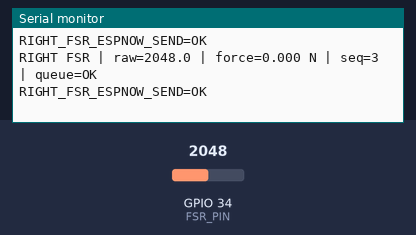
Bench run of a program on a simulated ESP32. Parts: the last lines printed to the serial monitor. The test bench sets the inputs (shaded band); at power-on: GPIO 34 (FSR_PIN) = 2048 (analog values on the 0–4095 scale).

Above: at 6.2 s.
6.3 s: GPIO 34 (FSR_PIN) set to 2866
At 6.93 s:
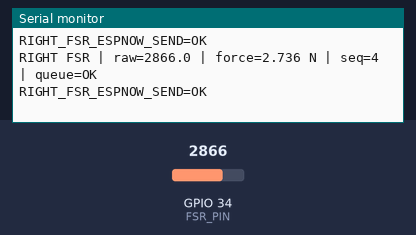
7.8 s: GPIO 34 (FSR_PIN) set to 3603
At 7.93 s:
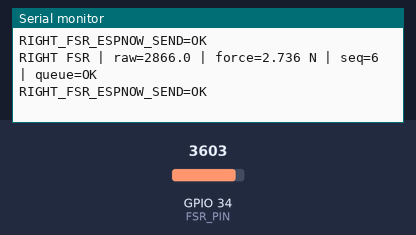
Timing chart, 0 to 10.8 s (numbered marks = the images above; inputs shaded):
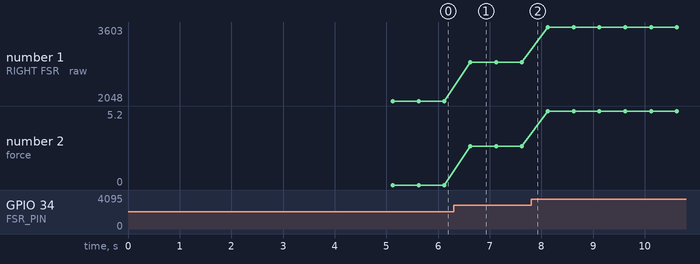

Measured:
- after the input at 6.3 s, the serial monitor: prints a new line after 0.32 s (image 1)
- plotted number 1: 2048 → 2866 after the input at 6.3 s, 2866 → 3603 after the input at 7.8 s
- plotted number 2: 0 → 2.74 after the input at 6.3 s, 2.74 → 5.2 after the input at 7.8 s

The program:

main.cpp
```cpp
#include <Arduino.h>
#include <WiFi.h>
#include <esp_now.h>
#include <esp_wifi.h>
#include "FsrPacket.h"

constexpr uint8_t FSR_PIN = 34;
constexpr uint8_t ESPNOW_CHANNEL = 1;
constexpr uint32_t PACKET_TYPE_RIGHT_FSR = 0x52465352;
constexpr uint32_t REPORT_INTERVAL_MS = 500;

constexpr float CALIBRATION_FACTOR = 4.15f;
constexpr float ADC_REFERENCE_VOLTAGE = 3.3f;
constexpr float ZERO_THRESHOLD_ADC = 8.0f;

float zero_adc = 0.0f;
uint32_t sequence = 0;
uint32_t last_report_ms = 0;

void onEspNowSent(const uint8_t *, esp_now_send_status_t status) {
  Serial.printf("RIGHT_FSR_ESPNOW_SEND=%s\n",
                status == ESP_NOW_SEND_SUCCESS ? "OK" : "FAILED");
}

float trimmedAverageADC() {
  int samples[20];
  for (int index = 0; index < 20; ++index) {
    samples[index] = analogRead(FSR_PIN);
    delay(5);
  }

  for (int index = 1; index < 20; ++index) {
    int key = samples[index];
    int position = index - 1;
    while (position >= 0 && samples[position] > key) {
      samples[position + 1] = samples[position];
      --position;
    }
    samples[position + 1] = key;
  }

  long total = 0;
  for (int index = 5; index < 15; ++index) total += samples[index];
  return total / 10.0f;
}

void calibrateZero() {
  Serial.println("Remove all force from right FSR; calibrating zero...");
  delay(3000);

  long total = 0;
  for (int index = 0; index < 100; ++index) {
    total += analogRead(FSR_PIN);
    delay(10);
  }
  zero_adc = total / 100.0f;
  Serial.printf("RIGHT FSR ZERO ADC: %.2f\n", zero_adc);
}

void setupEspNow() {
  Serial.println("RIGHT_FSR_STAGE=wifi_start");
  WiFi.mode(WIFI_STA);
  WiFi.setSleep(false);

  esp_err_t powerResult = esp_wifi_set_max_tx_power(40);
  Serial.printf("RIGHT_FSR_TX_POWER_LIMIT=%s\n",
                powerResult == ESP_OK ? "10_DBM" : "SET_FAILED");

  esp_err_t channelResult = esp_wifi_set_channel(
    ESPNOW_CHANNEL,
    WIFI_SECOND_CHAN_NONE
  );
  if (channelResult != ESP_OK) {
    Serial.printf("RIGHT_FSR_CHANNEL_SET_FAILED=%d\n", channelResult);
    return;
  }

  esp_err_t initResult = esp_now_init();
  if (initResult != ESP_OK) {
    Serial.printf("RIGHT_FSR_ESPNOW_INIT_FAILED=%d\n", initResult);
    return;
  }
  esp_now_register_send_cb(onEspNowSent);
  Serial.println("RIGHT_FSR_STAGE=espnow_ready");

  esp_now_peer_info_t peer = {};
  memset(peer.peer_addr, 0xff, 6);
  peer.channel = ESPNOW_CHANNEL;
  peer.encrypt = false;
  peer.ifidx = WIFI_IF_STA;
  esp_err_t peerResult = esp_now_add_peer(&peer);
  if (peerResult != ESP_OK && peerResult != ESP_ERR_ESPNOW_EXIST) {
    Serial.printf("RIGHT_FSR_BROADCAST_PEER_FAILED=%d\n", peerResult);
  }

  Serial.print("RIGHT FSR MAC: ");
  Serial.println(WiFi.macAddress());
}

void setup() {
  Serial.begin(115200);
  delay(1000);

  analogReadResolution(12);
  analogSetPinAttenuation(FSR_PIN, ADC_11db);

  setupEspNow();
  calibrateZero();
  Serial.println("RIGHT FOOT FSR TRANSMITTER READY");
}

void loop() {
  uint32_t now = millis();
  if (now - last_report_ms < REPORT_INTERVAL_MS) return;
  last_report_ms = now;

  float average_adc = trimmedAverageADC();
  float adjusted_adc = average_adc - zero_adc;
  if (adjusted_adc < 0.0f) adjusted_adc = 0.0f;

  float voltage = adjusted_adc * ADC_REFERENCE_VOLTAGE / 4095.0f;
  float force_n = voltage * CALIBRATION_FACTOR;
  if (adjusted_adc <= ZERO_THRESHOLD_ADC) force_n = 0.0f;

  FsrPacket packet = {
    PACKET_TYPE_RIGHT_FSR,
    ++sequence,
    now,
    force_n
  };

  uint8_t broadcastAddress[] = {0xff, 0xff, 0xff, 0xff, 0xff, 0xff};
  esp_err_t sendResult = esp_now_send(
    broadcastAddress,
    reinterpret_cast<uint8_t *>(&packet),
    sizeof(packet)
  );

  Serial.printf("RIGHT FSR | raw=%.1f | force=%.3f N | seq=%lu | queue=%s\n",
                average_adc,
                force_n,
                static_cast<unsigned long>(packet.sequence),
                sendResult == ESP_OK ? "OK" : "FAILED");
}
```

FsrPacket.h
```cpp
#pragma once

#include <stdint.h>

struct __attribute__((packed)) FsrPacket {
  uint32_t packet_type;
  uint32_t sequence;
  uint32_t timestamp_ms;
  float force_n;
};

static_assert(sizeof(FsrPacket) == 16, "FsrPacket must remain 16 bytes");
```
